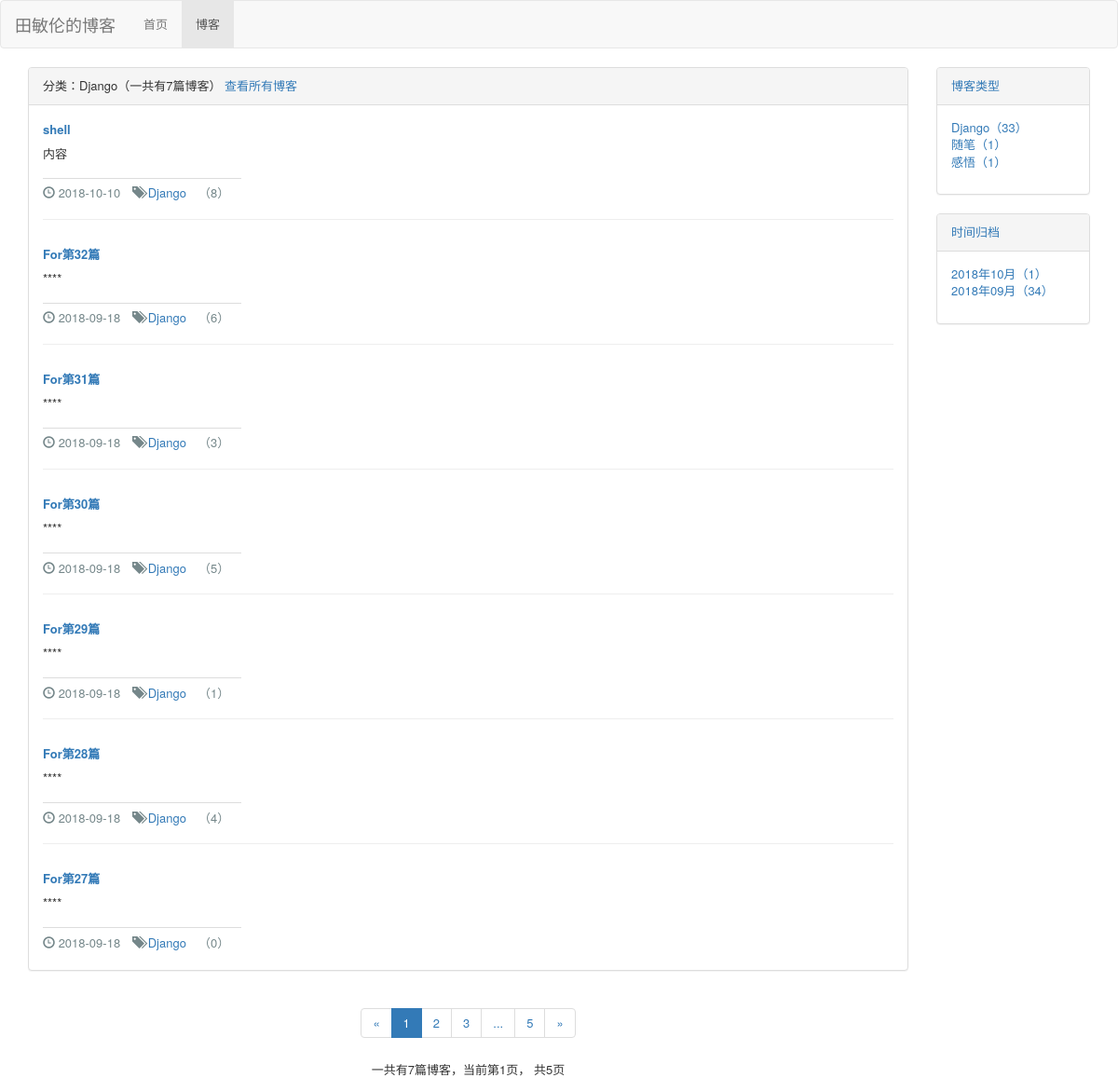
The page /blog/type/1 on the database as committed earlier.
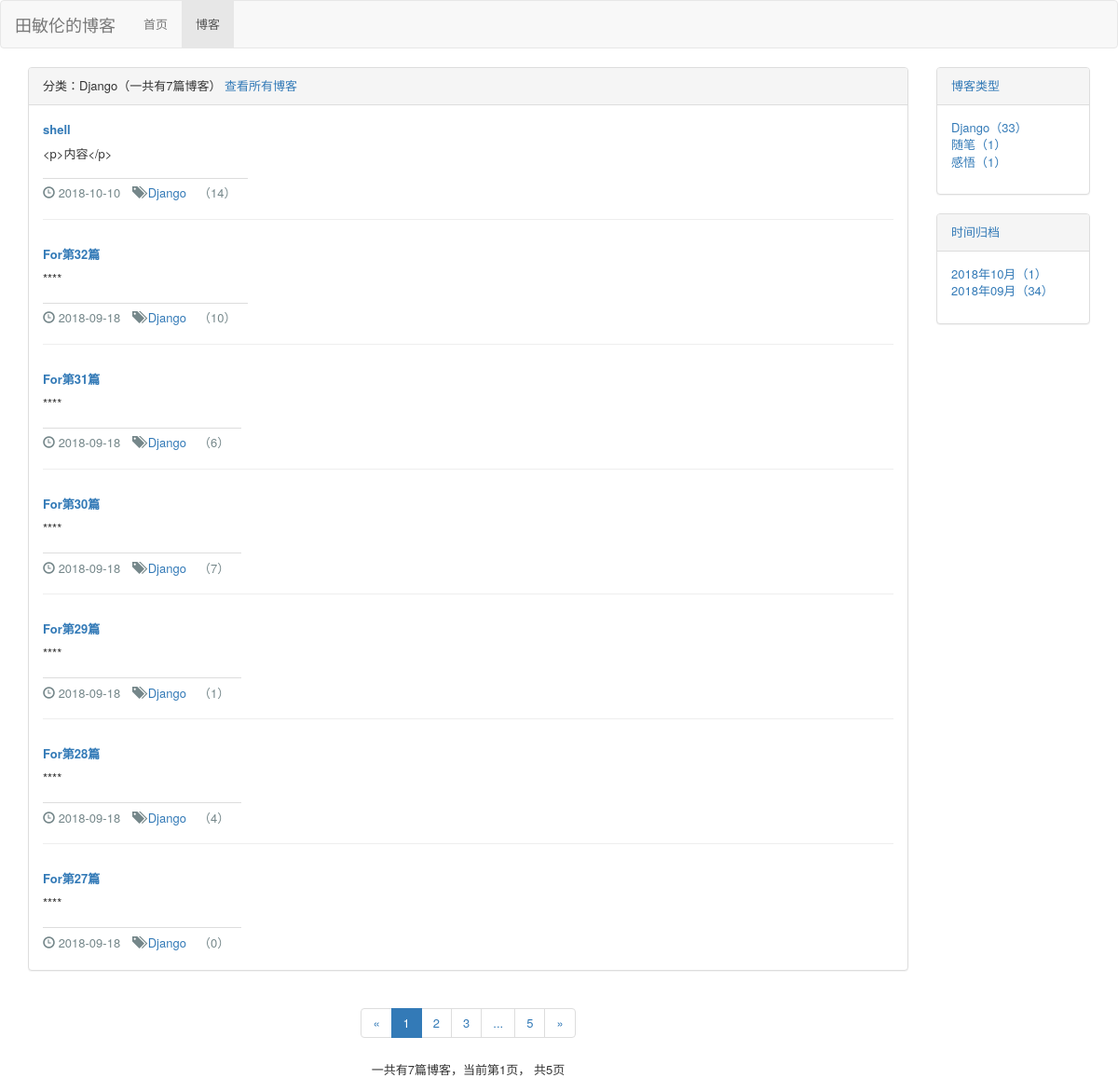
The same page on the database as committed later.
### blog/models.py (models this page shows, shortened)
class Blog(models.Model,ReadNumExtensionMethods):
    title = models.CharField(max_length=20,verbose_name='标题')
    content = RichTextUploadingField()
    blog_type = models.ForeignKey(BlogType,on_delete=models.DO_NOTHING,verbose_name='博客类型')#删除博客不删除作者
    read_details = GenericRelation(ReadNumDate)#反向查询,因为只需要用Blog,可以blog.title,blog.pk
    author = models.ForeignKey(User, on_delete=models.DO_NOTHING,verbose_name='作者')
    created_time = models.DateTimeField(auto_now_add=True,verbose_name='创建时间')#修改时不可以改变
    last_updated_time = models.DateTimeField(auto_now=True,verbose_name='修改时间')
    class Meta:
        ordering = ['-created_time',]
        verbose_name="博客"
        verbose_name_plural="博客"

class BlogType(models.Model):
    type_name = models.CharField(max_length=15,verbose_name='类型')
    def __str__(self):#不加只能显示出对象,不能显示类型名
        return self.type_name
    class Meta:
        verbose_name="博客类型"
        verbose_name_plural="博客类型"

### read_startistics/models.py (models this page shows)
class ReadNum(models.Model):
    read_num = models.IntegerField(default=0)
    content_type = models.ForeignKey(ContentType, on_delete=models.DO_NOTHING)
    object_id = models.PositiveIntegerField()
    content_object = GenericForeignKey('content_type', 'object_id')
    class Meta:
        verbose_name="具体哪一篇的阅读数量"
        verbose_name_plural="具体哪一篇的阅读数量"

### blog/views.py (the view)
# urls.py: path('type/<int:blog_type_pk>',views.blog_type,name='blog_type'),
def blog_type(request,blog_type_pk):
    blog_type= get_object_or_404(BlogType,pk = blog_type_pk)
    blog_all_list = Blog.objects.filter(blog_type=blog_type)# 博客找到(筛选)自己的类型
    context = get_blog_list_common_data(request,blog_all_list)
    context['blog_type'] = blog_type
    return render(request,'blog/blog_type.html',context)

### read_startistics/models.py (called while the page is built)
    def get_read_num(self):
        try:
            ct = ContentType.objects.get_for_model(self)
            readnum = ReadNum.objects.get(content_type=ct, object_id=self.pk)
            return readnum.read_num
        except exceptions.ObjectDoesNotExist:
            return 0

### blog/templates/blog/blog_type.html (shortened to what this page needs)
{% extends 'blog/blog_list.html' %}
{% load staticfiles %}
{% block blog_list_title %}
       分类：{{ blog_type.type_name }}（一共有{{ blogs|length }}篇博客）
        <a href="{% url 'blog_list' %}">查看所有博客</a>
{% endblock %}

### blog/templates/blog/blog_list.html (shortened to what the changed rows need)
{% extends 'base.html' %}
{% load staticfiles %}
{% block head_extend %}
    <link rel="stylesheet" type="text/css" href="{% static 'blog/blog_list.css' %}">
{% endblock %}
{% block content %}
    <div class="container">
        <div class="row">
            <div class="col-sm-8 col-md-9 col-lg-10">
                <div class="panel panel-default">
                    <div class="panel-body">
                        {% for blog in blogs %}
                            <div class="blog">
                                <div class="blog-title">
                                    <a href="{% url 'blog_detail' blog.pk %}" target="_block_">{{ blog.title }}</a>
                                </div>
                                <p>{{ blog.content|truncatechars_html:30 }}</p>
                                <div class="blog-tags">
                                    <ul>
                                        <li><span class="glyphicon glyphicon-time"></span>
                                        {{ blog.created_time|date:"Y-m-H" }}</li>
                                        <li>
                                            <span class="glyphicon glyphicon-tags"></span>
                                            <a href="{% url 'blog_type' blog.blog_type.pk %}">{{ blog.blog_type }}</a>
                                        </li>
                                        <li>（{{ blog.get_read_num }}）</li>
                                    </ul>
                                </div>
                            </div>
                        {% empty %}
                            <p>--暂无博客，敬请期待！--</p>
                        {% endfor %}
                    </div>
                </div>
            </div>
        </div>
    </div>
{% endblock %}

Rows that differ between the two databases and show on the page:
changed Blog "shell": content "内容" → "<p>内容</p>"; get_read_num "8" → "14"
changed through a linked row, Blog "For第32篇": get_read_num "6" → "10"
changed through a linked row, Blog "For第31篇": get_read_num "3" → "6"
changed through a linked row, Blog "For第30篇": get_read_num "5" → "7"
